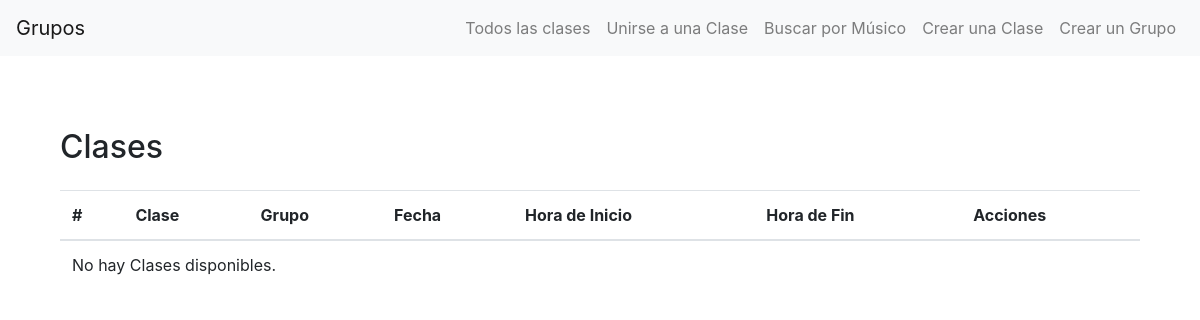
/grupos/list/, run on an earlier commit of the app's database.
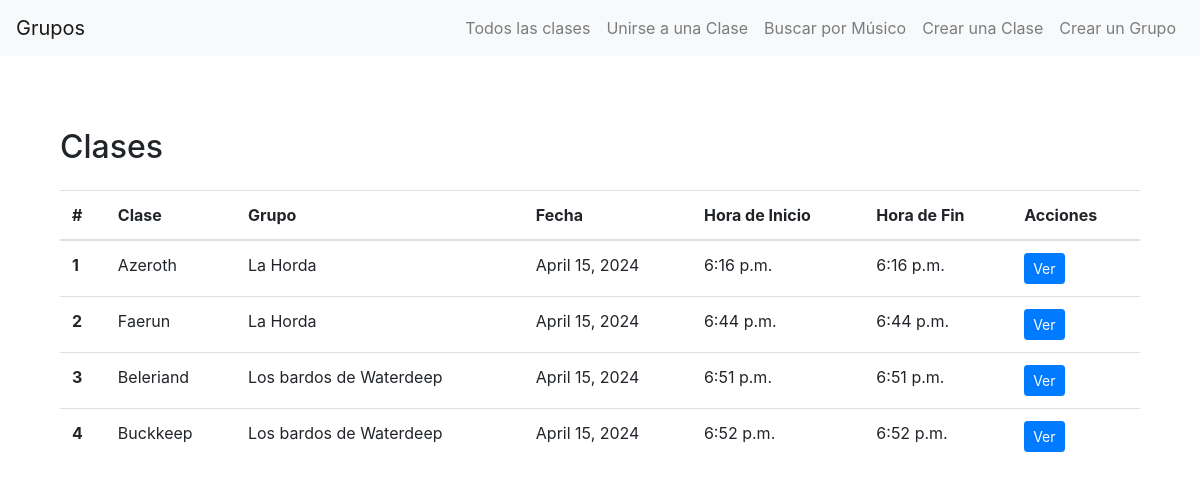
And on a later commit of the database.
### grupos/models.py (models this page shows, shortened)
class Clase(models.Model):
    nombre = models.CharField(max_length=250)
    disponible = models.BooleanField(default=True)
    numero_de_musicos = models.IntegerField()
    grupo = models.ForeignKey(Grupo, on_delete=models.CASCADE, related_name='grupo')
    descripcion = models.TextField(blank=True, null=True)
    fecha = models.DateField(default=timezone.now)
    hora_inicio = models.TimeField(default=timezone.now)
    hora_fin = models.TimeField(default=timezone.now)

class Grupo(models.Model):
    nombre = models.CharField(max_length=100)
    size = models.CharField(
        max_length=20,
        choices=Size.size_choices,
        default=Size.combo
        )
    tipo = models.CharField(
        max_length=20,
        choices=Tipo.tipo_choices,
        default=Tipo.instrumental
        )
    descripcion = models.CharField(max_length=500)
    def __str__(self):
        return f"{self.nombre}"

### grupos/views.py (the view)
# urls.py: path("list/", list_view, name="grupos-list"),
def list_view(request):
    clases = Clase.objects.all()
    contexto = {"todas_las_clases": clases}
    return render(request, "grupos/list.html", contexto)

### grupos/templates/grupos/list.html (shortened to what this page needs)
{% extends 'grupos/base.html' %}
{% block content %}
<section class="py-5">
    <div class="container">
        <h2 class="mb-4">Clases</h2>
        <table class="table">
            <thead>
                <tr>
                    <th scope="col">#</th>
                    <th scope="col">Clase</th>
                    <th scope="col">Grupo</th>
                    <th scope="col">Fecha</th>
                    <th scope="col">Hora de Inicio</th>
                    <th scope="col">Hora de Fin</th>
                    <th scope="col">Acciones</th>
                </tr>
            </thead>
            <tbody>
                {% if todas_las_clases %}
                {% for clase in todas_las_clases %}
                <tr>
                    <th scope="row">{{ forloop.counter }}</th>
                    <td>{{ clase.nombre }}</td>
                    <td>{{ clase.grupo }}</td>
                    <td>{{ clase.fecha }}</td>
                    <td>{{ clase.hora_inicio }}</td>
                    <td>{{ clase.hora_fin }}</td>
                    <td>
                        <a href="/grupos/detail-clase/{{ clase.id }}" class="btn btn-primary btn-sm">Ver</a>
                    </td>
                    {% endfor %}
                </tr>
                {% else %}
                <tr>
                    <td colspan="7">No hay Clases disponibles.</td>
                </tr>
                {% endif %}
            </tbody>
        </table>
    </div>
</section>
{% endblock %}

### grupos/templates/grupos/base.html (shortened to what this page needs)
{% load static %}
<!DOCTYPE html>
<html lang="en">
<head>
    <link rel="stylesheet" href="{% static 'grupos/css/bootstraps.css' %}">
</head>
<body>
    <nav class="navbar navbar-expand-lg navbar-light bg-light">
        <a class="navbar-brand" href="/grupos"> Grupos</a>
        <div class="collapse navbar-collapse" id="navbarNav">
            <ul class="navbar-nav ml-auto">
                <li class="nav-item">
                    <a class="nav-link" href="{% url 'grupos-list' %}">Todos las clases</a>
                </li>
                <li class="nav-item">
                    <a class="nav-link" href="{% url 'unirse-clase-con-form' %}">Unirse a una Clase</a>
                </li>
                <li class="nav-item">
                    <a class="nav-link" href="{% url 'buscar-musico-con-form' %}">Buscar por Músico</a>
                </li>
                <li class="nav-item">
                    <a class="nav-link" href="{% url 'crear-clase-con-form' %}">Crear una Clase</a>
                </li>
                <li class="nav-item">
                    <a class="nav-link" href="{% url 'crear-grupo-con-form' %}">Crear un Grupo</a>
                </li>
            </ul>
        </div>
    </nav>
    <div class="container mt-4">
        {% block content %}{% endblock content %}
    </div>
</body>
</html>

What changed in the data, as far as the page shows it:
added Clase: nombre "Azeroth", grupo "La Horda", fecha "April 15, 2024", hora_inicio "6:16 p.m.", hora_fin "6:16 p.m."
added Clase: nombre "Faerun", grupo "La Horda", fecha "April 15, 2024", hora_inicio "6:44 p.m.", hora_fin "6:44 p.m."
added Clase: nombre "Beleriand", grupo "Los bardos de Waterdeep", fecha "April 15, 2024", hora_inicio "6:51 p.m.", hora_fin "6:51 p.m."
added Clase: nombre "Buckkeep", grupo "Los bardos de Waterdeep", fecha "April 15, 2024", hora_inicio "6:52 p.m.", hora_fin "6:52 p.m."
Also different on the page:
text no longer shown: "No hay Clases disponibles."
